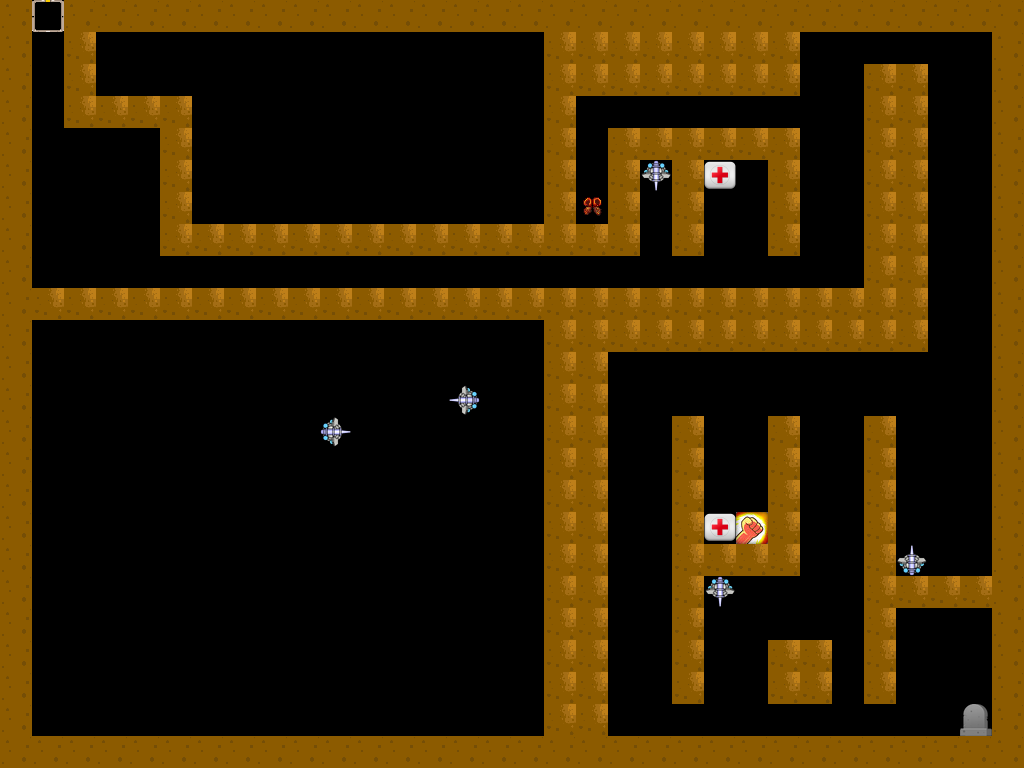

Tiled map render using the project's own tile images. Description and the map definition, with tile-layer contents summarised, below:
An orthogonal 32x24 tile map with 32x32 px tiles, 10 tile layers (CharSpawn, Health, Speed, Strength, ...), 10 tilesets.

<map version="1.0" orientation="orthogonal" renderorder="right-down" width="32" height="24" tilewidth="32" tileheight="32" nextobjectid="1">
 <tileset firstgid="1" name="Speedpack" tilewidth="32" tileheight="32" tilecount="2" columns="2">
  <image source="../Tilesets/Speedpack.png" width="64" height="32" />
 </tileset>
 <tileset firstgid="3" name="Healthpack" tilewidth="32" tileheight="32" tilecount="2" columns="2">
  <image source="../Tilesets/Healthpack.png" width="64" height="32" />
 </tileset>
 <tileset firstgid="5" name="Strengthpack" tilewidth="32" tileheight="32" tilecount="2" columns="2">
  <image source="../Tilesets/Strengthpack.png" width="64" height="32" />
 </tileset>
 <tileset firstgid="7" name="Desert" tilewidth="32" tileheight="32" tilecount="16" columns="16">
  <image source="../Tilesets/Desert.png" width="512" height="32" />
 </tileset>
 <tileset firstgid="23" name="CharSpawn" tilewidth="32" tileheight="32" tilecount="2" columns="2">
  <image source="../Tilesets/CharSpawn.png" width="64" height="32" />
 </tileset>
 <tileset firstgid="25" name="TurretDown" tilewidth="32" tileheight="32" tilecount="1" columns="1">
  <image source="../Tilesets/TurretDown.png" width="32" height="32" />
 </tileset>
 <tileset firstgid="26" name="Exit" tilewidth="32" tileheight="32" tilecount="1" columns="1">
  <image source="../Tilesets/Exit.png" width="32" height="32" />
 </tileset>
 <tileset firstgid="27" name="TurretUp" tilewidth="32" tileheight="32" tilecount="1" columns="1">
  <image source="../Characters/TurretUp.png" width="32" height="32" />
 </tileset>
 <tileset firstgid="28" name="TurretLeft" tilewidth="32" tileheight="32" tilecount="1" columns="1">
  <image source="../Characters/TurretLeft.png" width="32" height="32" />
 </tileset>
 <tileset firstgid="29" name="TurretRight" tilewidth="32" tileheight="32" tilecount="1" columns="1">
  <image source="../Characters/TurretRight.png" width="32" height="32" />
 </tileset>
 <layer name="CharSpawn" width="32" height="24">
  <data>[768 cells, 1 non-empty, 1 distinct tile ids]</data>
 </layer>
 <layer name="Health" width="32" height="24">
  <data>[768 cells, 2 non-empty, 1 distinct tile ids]</data>
 </layer>
 <layer name="Speed" width="32" height="24">
  <data>[768 cells, 1 non-empty, 1 distinct tile ids]</data>
 </layer>
 <layer name="Strength" width="32" height="24">
  <data>[768 cells, 1 non-empty, 1 distinct tile ids]</data>
 </layer>
 <layer name="Collide" width="32" height="24">
  <data>[768 cells, 275 non-empty, 2 distinct tile ids]</data>
 </layer>
 <layer name="TurretDown" width="32" height="24">
  <data>[768 cells, 2 non-empty, 1 distinct tile ids]</data>
 </layer>
 <layer name="TurretLeft" width="32" height="24">
  <data>[768 cells, 1 non-empty, 1 distinct tile ids]</data>
 </layer>
 <layer name="TurretRight" width="32" height="24">
  <data>[768 cells, 1 non-empty, 1 distinct tile ids]</data>
 </layer>
 <layer name="TurretUp" width="32" height="24">
  <data>[768 cells, 1 non-empty, 1 distinct tile ids]</data>
 </layer>
 <layer name="Exit" width="32" height="24">
  <data>[768 cells, 1 non-empty, 1 distinct tile ids]</data>
 </layer>
</map>
